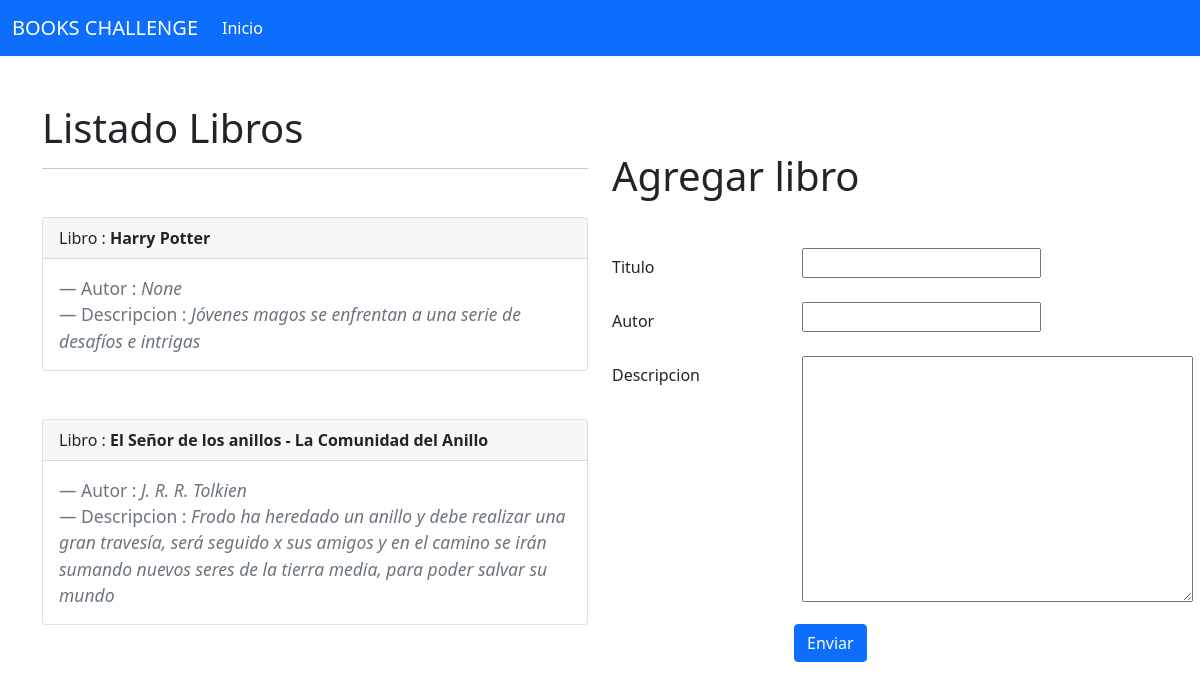
The page / on the database its author committed.
### app/models.py (models this page shows)
class Book(models.Model):
    title = models.CharField(max_length=255)
    author = models.CharField(max_length=255, null=TRUE)
    description =  models.TextField(max_length=255)
    created_at = models.DateTimeField(auto_now_add=True, null=TRUE)
    updated_at = models.DateTimeField(auto_now_add=True, null=TRUE)

### app/views.py (the view)
# urls.py: path('', views.index),
def index(request):
    books = Book.objects.all()
    if request.method == "POST":
        form = BookForm(request.POST)
        if form.is_valid():
            book = form.save(commit=False)
            book.save()
            messages.success(request, "Libro agregado correctamente")
            return redirect('/')
        else:
            messages.error(request, "Formulario procesado con errroes.")
            return render(request, 'app/index.html', {'form':form, "books" : books})
    else:
        context = {
            "form" : BookForm(),
            "books" : books
        }
    return render(request, 'app/index.html', context)

### app/forms.py
class BookForm(forms.ModelForm):
    class Meta:
        model = Book
        fields = ["title","author", "description"]
        labels = {
            "title" : "Titulo",
            "author" : "Autor",
            "description" : "Descripcion",
        }

### app/templates/app/index.html (shortened to what this page needs)
{% extends 'app/base.html' %}
{% block contenido %}
{% include 'app/menu.html' %}
<div class="container d-flex justify-content-between">
    <div class="row mt-5">
        <div class="col-md-6">
            <h1>Listado Libros</h1>
            <hr />
            {% for book in books %}
            <div class="card mt-5">
                <div class="card-header">
                Libro : <b>{{book.title}}</b>
                </div>
                    <div class="card-body">
                        <blockquote class="blockquote mb-0">
                            <footer class="blockquote-footer">Autor :  <cite title="Source Title">{{book.author}}</cite></footer>
                        </blockquote>
                        <blockquote class="blockquote mb-0">
                            <footer class="blockquote-footer">Descripcion :  <cite title="Source Title">{{book.description}}</cite></footer>
                        </blockquote>
                    </div>
            </div>
            {% endfor %}
        </div>
        <div class="col-md-6">
            <h1 class="mb-5 mt-5" >Agregar libro</h1>
            <form action="/" method="post">
                {% for field in form %}
                <div class="mb-3 row">
                    <label for="{{ field.id_for_label }}" class="col-sm-4 col-form-label">{{ field.label }}</label>
                    <div class="col-sm-8">
                        {{ field }}
                    </div>
                </div>
                {% endfor %}
                <button class="btn btn-primary offset-4" type="submit">Enviar</button>
            </form>
        </div>
    </div>
</div>
{% endblock %}

### app/templates/app/base.html (shortened to what this page needs)
<!DOCTYPE html>
<html lang="en">
<head>
    <link href="https://cdn.jsdelivr.net/npm/bootstrap@5.1.3/dist/css/bootstrap.min.css" rel="stylesheet"
>
    <link rel="stylesheet" href="https://cdnjs.cloudflare.com/ajax/libs/toastr.js/latest/toastr.min.css">
</head>
<body>
        {% block contenido %}
        {% endblock %}
</body>
</html>

### app/templates/app/menu.html (shortened to what this page needs)
<nav class="navbar navbar-expand-lg navbar-dark bg-primary">
    <div class="container-fluid">
        <a class="navbar-brand" href="/">BOOKS CHALLENGE</a>
        <div class="collapse navbar-collapse" id="navbarSupportedContent">
            <ul class="navbar-nav me-auto mb-2 mb-lg-0">
                <li class="nav-item">
                    <a class="nav-link active" aria-current="page" href="/">Inicio</a>
                </li>
            </ul>
        </div>
    </div>
</nav>

### rows shown on the page
Book: title "Harry Potter", author "None", description "Jóvenes magos se enfrentan a una serie de desafíos e intrigas"
Book: title "El Señor de los anillos - La Comunidad del Anillo", author "J. R. R. Tolkien", description "Frodo ha heredado un anillo y debe realizar una gran travesía, será seguido x sus amigos y en el camino se irán sumando nuevos seres de la tierra media, para poder salvar su mundo"

### other values the page prints
{{ field.label }} "Titulo" "Autor" "Descripcion"
